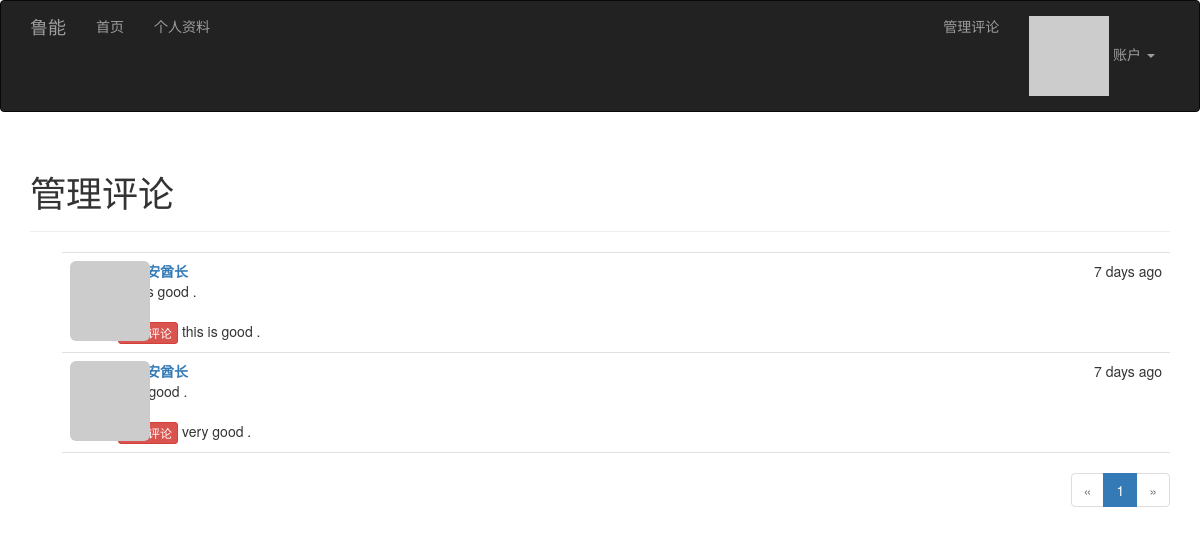
Screenshot of /moderate (signed in) with the database file from the repository.
### app/models.py (models this page shows, shortened)
class Comment(db.Model):
    __tablename__='comments'
    id=db.Column(db.Integer,primary_key=True)
    body=db.Column(db.Text)
    body_html=db.Column(db.Text)
    timestamp=db.Column(db.DateTime,index=True,default=datetime.utcnow)
    disabled=db.Column(db.Boolean)
    author_id=db.Column(db.Integer,db.ForeignKey('users.id'))
    post_id=db.Column(db.Integer,db.ForeignKey('posts.id'))

class User(UserMixin,db.Model):
    __tablename__='users'
    id=db.Column(db.Integer,primary_key=True)
    email=db.Column(db.String(64),unique=True,index=True)
    username=db.Column(db.String(64),unique=True,index=True)
    password_hash=db.Column(db.String(128))
    role_id=db.Column(db.Integer,db.ForeignKey('roles.id'))
    name=db.Column(db.String(64))
    location=db.Column(db.String(64))
    about_me=db.Column(db.Text())
    member_since=db.Column(db.DateTime(),default=datetime.utcnow)
    last_seen=db.Column(db.DateTime(),default=datetime.utcnow)
    avatar_hash=db.Column(db.String(32))
    posts=db.relationship('Post',backref='author',lazy='dynamic')
    followed=db.relationship('Follow',foreign_keys=[Follow.follower_id],backref=db.backref('follower',lazy='joined'),lazy='dynamic',cascade='all,delete-orphan')
    followers=db.relationship('Follow',foreign_keys=[Follow.followed_id],backref=db.backref('followed', lazy='joined'),lazy='dynamic',cascade='all, delete-orphan')
    comments=db.relationship('Comment',backref='author',lazy='dynamic')
    @property
    def password(self):
        raise AttributeError('password is not a readable attribute')
    def can(self,permissions):
        return self.role is not None and (self.role.permissions & permissions) == permissions
    def ping(self):
        self.last_seen=datetime.utcnow()
        db.session.add(self)
    def gravatar(self,size=100,default='identicon',rating='g'):
        if request.is_secure:
            url = 'https://secure.gravatar.com/avatar'
        else:
            url = 'http://cn.gravatar.com/avatar'
        hash= self.avatar_hash or hashlib.md5(str(self.email).encode('utf-8')).hexdigest()
        return '{url}/{hash}?s={size}&d={default}&r={rating}'.format(url=url, hash=hash, size=size, default=default, rating=rating)

### app/main/views.py (the view)
@main.route('/moderate')
@login_required
@permission_required(Permission.MODERATE_COMMENTS)
def moderate():
    page = request.args.get('page', 1, type=int)
    pagination = Comment.query.order_by(Comment.timestamp.desc()).paginate(page, per_page=current_app.config['FLASKY_COMMENTS_PER_PAGE'],error_out=False)
    comments=pagination.items
    return render_template('moderate.html', comments=comments,pagination=pagination, page=page)

### app/auth/views.py (called while the page is built)
@auth.before_app_request
def before_request():
    if current_user.is_authenticated:
        current_user.ping()

### app/main/__init__.py (called while the page is built)
@main.app_context_processor
def inject_permissions():
    return dict(Permission=Permission)

### app/main/views.py (called while the page is built)
@main.after_app_request
def after_request(response):
    for query in get_debug_queries():
        current_app.logger.warning(
            'Slow query: %s\nParameters: %s\nDuration: %fs\nContext: %s\n'
            % (query.statement, query.parameters, query.duration,
               query.context))
    return response

### app/models.py (called while the page is built)
@login_manager.user_loader
def load_user(user_id):
    return User.query.get(int(user_id))

### app/templates/moderate.html (shortened to what this page needs)
{% extends "base.html" %}
{% import "_macros.html" as macros %}
{% block page_content %}
<div class="page-header">
    <h1>管理评论</h1>
</div>
{% set moderate = True %}
{% include '_comments.html' %}
{% if pagination %}
<div class="pagination">
    {{ macros.pagination_widget(pagination, '.moderate')}}
</div>
{% endif %}
{% endblock %}

### app/templates/_comments.html (shortened to what this page needs)
<ul class="comments">
    {% for comment in comments %}
    <li class="comment">
        <div class="comment-thumbnail">
            <a href="{{ url_for('.user', username=comment.author.username) }}">
                <img class="img-rounded profile-thumbnail" src="{{ comment.author.gravatar(size=40) }}">
            </a>
        </div>
        <div class="comment-content">
            <div class="comment-date">{{ moment(comment.timestamp).fromNow() }}</div>
            <div class="comment-author"><a href="{{ url_for('.user', username=comment.author.username) }}">{{ comment.author.username }}</a></div>
            <div class="comment-body">
                {% if moderate or not comment.disabled %}
                    {% if comment.body_html %}
                        {{ comment.body_html | safe }}
                    {% else %}
                        {{ comment.body }}
                    {% endif %}
                {% endif %}
            </div>
            {% if moderate %}
                <br>
                {% if comment.disabled %}
                <a class="btn btn-default btn-xs" href="{{ url_for('.moderate_enable',id=comment.id, page=page) }}">允许评论</a>
                {% else %}
                <a class="btn btn-danger btn-xs" href="{{ url_for('.moderate_disable',id=comment.id, page=page) }}">禁止评论</a>
                {% endif %}
            {% endif %}
                {% if comment.body_html %}
                    {{ comment.body_html | safe }}
                {% else %}
                    {{ comment.body }}
                {% endif %}
        </div>
    </li>
    {% endfor %}
</ul>

### app/static/styles.css (style rules this page uses)
.profile-thumbnail { position: absolute; }
ul.comments { list-style-type: none; padding: 0px; margin: 16px 0px 0px 0px; }
ul.comments li.comment { margin-left: 32px; padding: 8px; border-bottom: 1px solid #e0e0e0; }
ul.comments li.comment:nth-child(1) { border-top: 1px solid #e0e0e0; }
div.comment-date { float: right; }
div.comment-author { font-weight: bold; }
div.comment-thumbnail { position: absolute; }
div.comment-content { margin-left: 48px; min-height: 48px; }
div.pagination { width: 100%; text-align: right; padding: 0px; margin: 0px; }

### rows the page displays
Comment: timestamp "7 days ago", author.username "印第安酋长", body_html "this is good ."
Comment: timestamp "7 days ago", author.username "印第安酋长", body_html "very good ."

### other values shown
{{ p }} "1"
